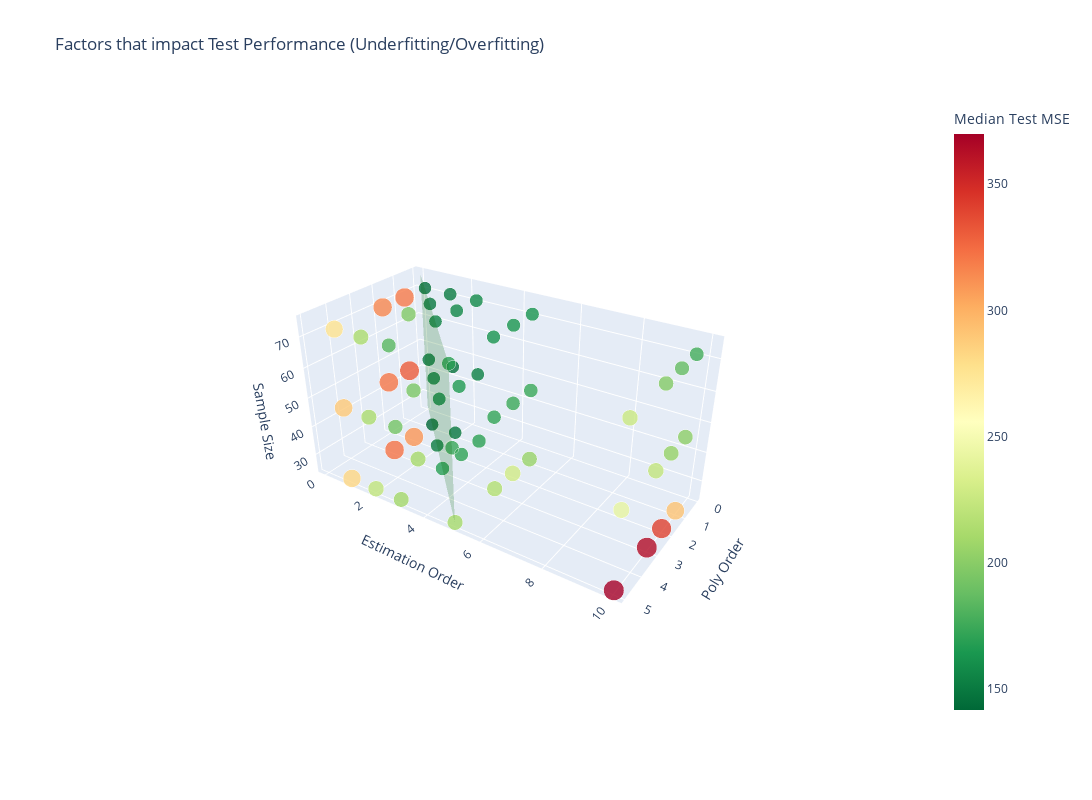

The cell this chart's notebook holds for it:
### Code cell
plot_3d_results(results, 'avg_test_MSE' , 'Median Test MSE', 'Factors that impact Test Performance (Underfitting/Overfitting)')
